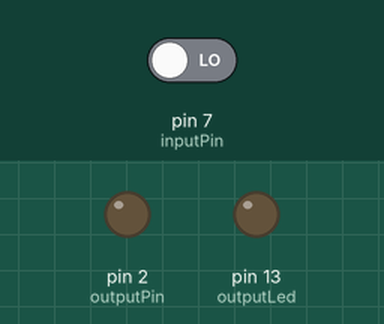
Simulated run of this sketch. Board: Arduino Uno, built with avr-gcc and run on an emulated ATmega328P. On the bench: output pins drawn as LEDs (lit = HIGH). Inputs (shaded band) come from the test bench; at power-on: pin 7 (inputPin) LOW.

Above: at 1.2 s.
1.3 s: pin 7 (inputPin) driven HIGH
At 2.1 s:
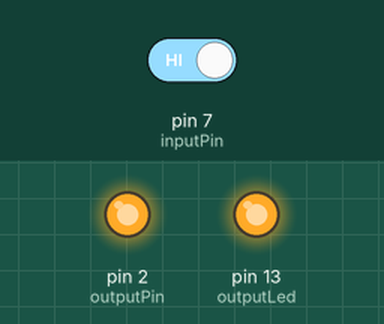
4.3 s: pin 7 (inputPin) driven LOW
At 6.3 s:
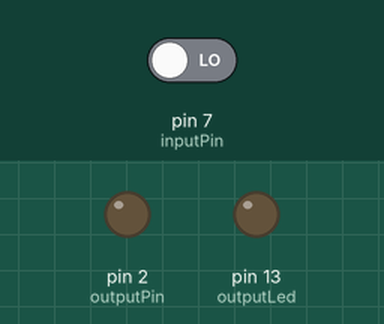
Timing chart, 0 to 7.8 s (numbered marks = the images above; inputs shaded):
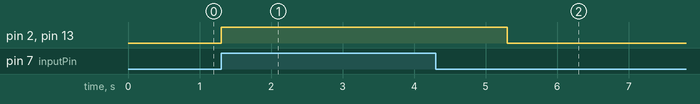

Measured:
- after the input at 1.3 s, pin 2 (outputPin), pin 13 (outputLed): LOW → HIGH at once
- after the input at 4.3 s, pin 2 (outputPin), pin 13 (outputLed): HIGH → LOW after 1.0 s

The sketch:

V1.ino
```cpp
const int outputPin = 2;
const int outputLed = 13;
const int inputPin = 7;

int currentOutput = LOW;
long lastTriggerTime = 0;
long outputLength = 2000;  //2s

void setup() {
  // put your setup code here, to run once:
  pinMode(outputPin, OUTPUT);
  pinMode(outputLed, OUTPUT);
  pinMode(inputPin, INPUT);
}

void loop() {
  // put your main code here, to run repeatedly:
  int reading = digitalRead(inputPin);

  if (reading == HIGH)
  {
    triggerOutput();
  }

  SetOutputState();
}

void triggerOutput() {
  if (currentOutput == LOW)
  {
    currentOutput = HIGH;
    lastTriggerTime = millis();
  }
}

void SetOutputState() {
  long now = millis();

  if ((now - lastTriggerTime) > outputLength) {
     digitalWrite(outputPin, LOW);
     digitalWrite(outputLed, LOW);
     currentOutput = LOW;
     lastTriggerTime = 0;
  }
  else if (lastTriggerTime > 0) {
    digitalWrite(outputPin, HIGH);
    digitalWrite(outputLed, HIGH);
  }
}
```
